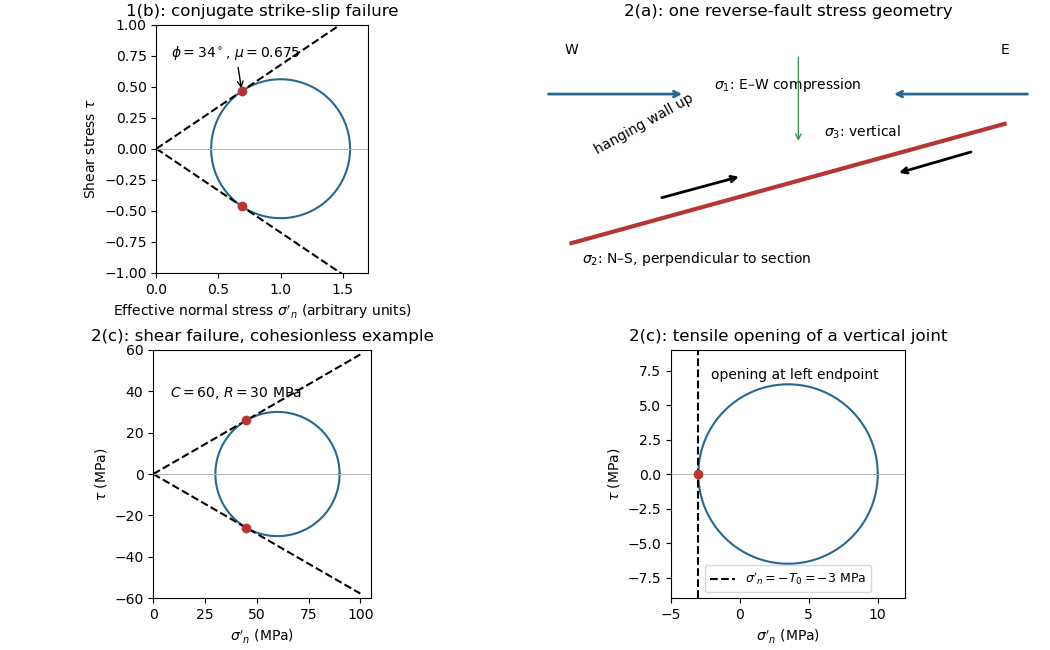

This chart was generated by the following Python code:
"""Original failure diagrams. Tested with Python 3.14.4, NumPy 2.3.5, Matplotlib 3.10.7."""
from pathlib import Path
import numpy as np
import matplotlib
matplotlib.use("Agg")
import matplotlib.pyplot as plt

plt.rcParams.update({"font.size": 10, "figure.facecolor": "white", "axes.facecolor": "white"})
fig, ax = plt.subplots(2, 2, figsize=(10.5, 6.5), layout="constrained")
u = np.linspace(0, 2*np.pi, 721)
a = ax[0, 0]
phi = np.deg2rad(34)
mu = np.tan(phi)
c, r = 1., np.sin(phi)
a.plot(c+r*np.cos(u), r*np.sin(u), color="#276792")
s = np.linspace(0, 1.7, 200)
a.plot(s, mu*s, "k--", label=r"$\tau=\mu\sigma'_n$")
a.plot(s, -mu*s, "k--")
st, tt = c*np.cos(phi)**2, c*np.sin(phi)*np.cos(phi)
a.scatter([st, st], [tt, -tt], color="#b73535", zorder=4)
a.annotate(r"$\phi=34^\circ$, $\mu=0.675$", (st, tt), (.07, .87), textcoords="axes fraction", arrowprops={"arrowstyle": "->"})
a.set(xlim=(0, 1.7), ylim=(-1, 1), xlabel=r"Effective normal stress $\sigma'_n$ (arbitrary units)", ylabel=r"Shear stress $\tau$", title="1(b): conjugate strike-slip failure")
a.axhline(0, color=".7", lw=.7)
a.set_aspect("equal", adjustable="box")
a = ax[0, 1]
a.plot([.08, .92], [.12, .60], color="#b73535", lw=3)
a.text(.08, .88, "W", ha="center")
a.text(.92, .88, "E", ha="center")
a.annotate("", (.41, .39), (.25, .30), arrowprops={"arrowstyle": "->", "lw": 2})
a.text(.12, .48, "hanging wall up", rotation=29)
a.annotate("", (.71, .40), (.86, .49), arrowprops={"arrowstyle": "->", "lw": 2})
for start, end in [((.03,.72),(.30,.72)),((.97,.72),(.70,.72))]:
 a.annotate("",end,start,arrowprops={"arrowstyle":"->","color":"#276792","lw":2})
a.text(.5,.72,r"$\sigma_1$: E–W compression",ha="center",va="bottom")
a.annotate("",(.52,.52),(.52,.88),arrowprops={"arrowstyle":"->","color":"#389557"})
a.text(.57,.55,r"$\sigma_3$: vertical")
a.text(.1,.04,r"$\sigma_2$: N–S, perpendicular to section")
a.set(xlim=(0,1),ylim=(0,1),title="2(a): one reverse-fault stress geometry")
a.axis("off")
a = ax[1, 0]
a.plot(60+30*np.cos(u),30*np.sin(u),color="#276792")
s=np.linspace(0,100,200)
a.plot(s,s/np.sqrt(3),"k--")
a.plot(s,-s/np.sqrt(3),"k--")
a.scatter([45,45],[15*np.sqrt(3),-15*np.sqrt(3)],color="#b73535",zorder=4)
a.text(8,37,r"$C=60$, $R=30$ MPa" )
a.set(xlim=(0,105),ylim=(-60,60),xlabel=r"$\sigma'_n$ (MPa)",ylabel=r"$\tau$ (MPa)",title="2(c): shear failure, cohesionless example")
a.axhline(0,color=".7",lw=.7)
a.set_aspect("equal",adjustable="box")
a = ax[1, 1]
a.plot(3.5+6.5*np.cos(u),6.5*np.sin(u),color="#276792")
a.axvline(-3,color="k",ls="--",label=r"$\sigma'_n=-T_0=-3$ MPa")
a.scatter([-3],[0],color="#b73535",zorder=4)
a.text(-2.1,6.9,"opening at left endpoint")
a.set(xlim=(-5,12),ylim=(-9,9),xlabel=r"$\sigma'_n$ (MPa)",ylabel=r"$\tau$ (MPa)",title="2(c): tensile opening of a vertical joint")
a.axhline(0,color=".7",lw=.7)
a.legend(loc="lower center",fontsize=9)
a.set_aspect("equal",adjustable="box")
fig.savefig(Path(__file__).with_suffix(".png").name,dpi=100,facecolor="white",transparent=False)
